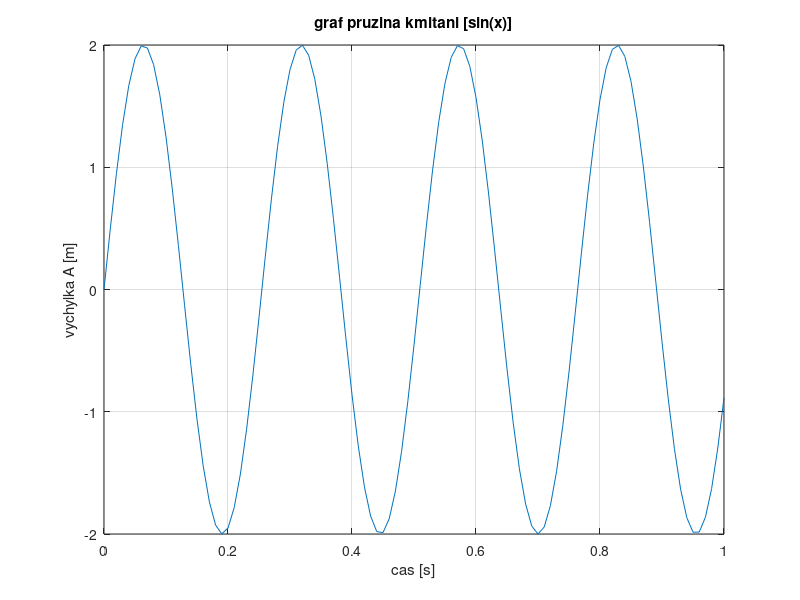

MATLAB code to generate this figure:
clear all;  %smazani workspace (promennych)
clc;        %smazani vystupu konzole

% konstanty pro model kmitani pruziny
t=0:0.01:1;    %cas simulace
T=0.4;         %perioda kmitani 
f=1/T;         %frekvence
A=2;           %amplituda
fi=pi/2;       %pocatecni vychylka

y=A*sin(2*pi*f*t*fi);   %rovnice kmitani
plot(t,y);              %vykresleni grafu

% upravy grafu provadejte az po plot ne naopac !!!
% ----------------upravy grafu ------------------ %
grid on;                                  %zapnuti mrizky        
title('graf pruzina kmitani [sin(x)]');   %nastaveni titulku
xlabel('cas [s]');                            %popis osy x
ylabel('vychylka A [m]');                     %popis osy y
%---------------------------------------------------%